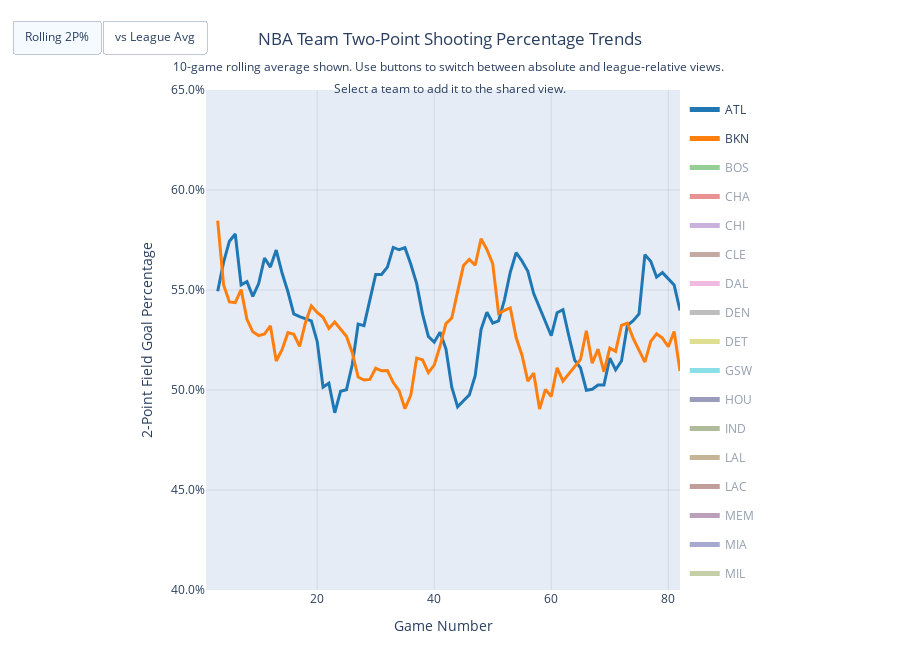

The code cell stored with this chart in its notebook:
### Markdown cell above
<h2> Two Point Comparison Chart </h2>

### Code cell
import plotly.graph_objects as go
import pandas as pd

WINDOW = 10
fig = go.Figure()

colors = [
    '#1f77b4', '#ff7f0e', '#2ca02c', '#d62728', '#9467bd',
    '#8c564b', '#e377c2', '#7f7f7f', '#bcbd22', '#17becf',
    '#393b79', '#637939', '#8c6d31', '#843c39', '#7b4173',
    '#5254a3', '#8ca252', '#bd9e39', '#ad494a', '#a55194',
    '#3182bd', '#e6550d', '#31a354', '#756bb1', '#636363',
    '#6baed6', '#fd8d3c', '#74c476', '#9e9ac8', '#969696'
]

num_games = len(allstats2023[abbreviation[0]])
league_avg = pd.Series(
    [
        pd.Series([allstats2023[t].iloc[g]["FG2%"] for t in abbreviation]).mean()
        for g in range(num_games)
    ]
)

team_roll = {}
team_delta = {}
team_x = {}

for team in abbreviation:
    team_data = allstats2023[team].copy().reset_index(drop=True)
    team_data["Game"] = range(1, len(team_data) + 1)

    roll = team_data["FG2%"].rolling(WINDOW, min_periods=3).mean()
    delta = roll - league_avg.values

    team_x[team] = team_data["Game"].tolist()
    team_roll[team] = roll.tolist()
    team_delta[team] = delta.tolist()

for i, team in enumerate(abbreviation):
    c = colors[i % len(colors)]

    fig.add_trace(go.Scatter(
        x=team_x[team],
        y=team_roll[team],
        name=team,
        legendgroup=team,
        visible="legendonly",
        mode="lines",
        line=dict(color=c, width=3),
        hovertemplate=(
            f"<b>{team}</b>"
            "<br>Game %{x}"
            f"<br>2P% (roll {WINDOW}): %{{y:.1%}}"
            "<extra></extra>"
        )
    ))

# Show two teams by default
fig.data[0].visible = True
fig.data[1].visible = True

fig.update_layout(
    title=dict(
        text=(
            "NBA Team Two-Point Shooting Percentage Trends"
            f"<br><sub>{WINDOW}-game rolling average shown. Use buttons to switch between absolute and league-relative views. <br>Select a team to add it to the shared view.</sub>"
        ),
        x=0.5,
        xanchor="center"
    ),
    xaxis_title="Game Number",
    yaxis=dict(
        title="2-Point Field Goal Percentage",
        tickformat=".1%",
        gridcolor="rgba(0,0,0,0.08)",
        zeroline=False,
        range=[0.4, 0.65],
        autorange=False
    ),
    height=650,
    hovermode="x unified",
    legend=dict(
        yanchor="top",
        y=0.99,
        xanchor="left",
        x=1.01,
        itemsizing="constant",
        itemclick="toggle",
        itemdoubleclick="toggleothers"
    ),
    margin=dict(l=70, r=220, t=90, b=60),
    updatemenus=[
        dict(
            type="buttons",
            direction="right",
            x=0.0,
            y=1.14,
            buttons=[
                dict(
                    label="Rolling 2P%",
                    method="update",
                    args=[
                        {"y": [team_roll[t.name] for t in fig.data]},
                        {
                            "yaxis": {
                                "title": "2-Point Field Goal Percentage",
                                "tickformat": ".1%",
                                "autorange": True
                            }
                        }
                    ]
                ),
                dict(
                    label="vs League Avg",
                    method="update",
                    args=[
                        {"y": [team_delta[t.name] for t in fig.data]},
                        {
                            "yaxis": {
                                "title": "2P% Relative to League Average",
                                "tickformat": "+.1%",
                                "range": [-0.15, 0.15],
                                "autorange": False,
                                "zeroline": True,
                                "gridcolor": "rgba(0,0,0,0.08)"
                            }
                        }
                    ]
                )
            ]
        )
    ]
)

fig.update_xaxes(gridcolor="rgba(0,0,0,0.08)")

fig.add_hline(y=0, line_width=1, line_dash="dot", opacity=0.4)

fig.show()
fig.write_html("nba-viz-site/public/viz/league/team_comparison.html")
